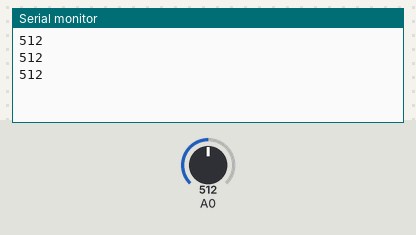
Bench run of a sketch on a simulated ESP8266 (NodeMCU). On the bench: the last lines printed to the serial monitor. The test bench sets the inputs (shaded band); at power-on: A0 = 512. WiFi joins after 1.5 s; servers stay silent unless stated; no MQTT or app messages arrive unless stated.

Above: at 2.7 s.
2.8 s: A0 set to 716
At 3.5 s:
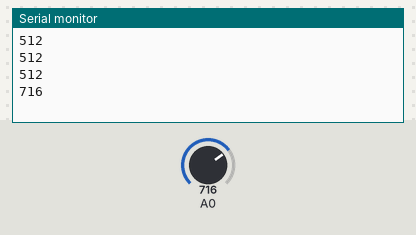
4.3 s: A0 set to 900
At 5.0 s:
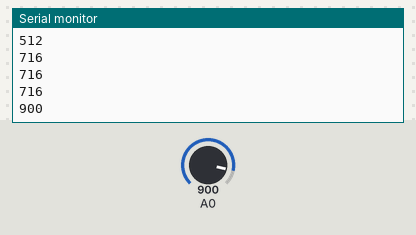
Timing chart, 0 to 7.3 s (numbered marks = the images above; inputs shaded):
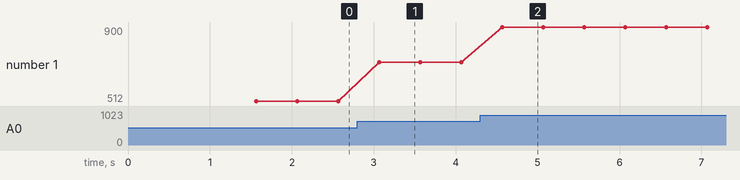

Measured:
- after the input at 2.8 s, the serial monitor: prints a new line after 0.27 s (image 1)
- after the input at 4.3 s, the serial monitor: prints a new line after 0.27 s (image 2)
- plotted number 1: 512 → 716 after the input at 2.8 s, 716 → 900 after the input at 4.3 s

The sketch:

light.ino
```cpp
#include<ESP8266WiFi.h>
#include<PubSubClient.h>

#define PIN_A 0
#define PIN_D 2

const char* ssid = "lxz";
const char* password = "lxz19971006";
const char* mqtt_server = "123.206.127.199";

WiFiClient espClient;
PubSubClient client(espClient);
char LightString[50];

void setup_wifi(){                               //自动连WiFi接入网络
  delay(10);
  WiFi.begin(ssid, password);

  while (WiFi.status() != WL_CONNECTED) {
    delay(500);
  }
}

void setup()
{
  Serial.begin(9600);
  setup_wifi();
  client.setServer(mqtt_server, 1883);
}

void reconnect() {                               //连接服务器
  while (!client.connected()) {
    if (client.connect("Light")) {           //mqtt协议的注册ID
      client.publish("Light", LightString);
    }
    else {
      Serial.print("failed, rc=");              //连接失败
      Serial.print(client.state());             //重新连接
      Serial.println(" try again in 5 seconds");          //延迟5秒后重新连接
      delay(5000);
    }
  }
}
void loop()
{
  if(!client.connected()) {                         //连接服务器
    reconnect();
  }
  client.loop();

  int val;
  val = analogRead(PIN_A);
//  Serial.print("a:");
  Serial.println(val);
  snprintf(LightString,75,"%d",val);
  client.publish("LightTopic",LightString);
  delay(500);
}
```
